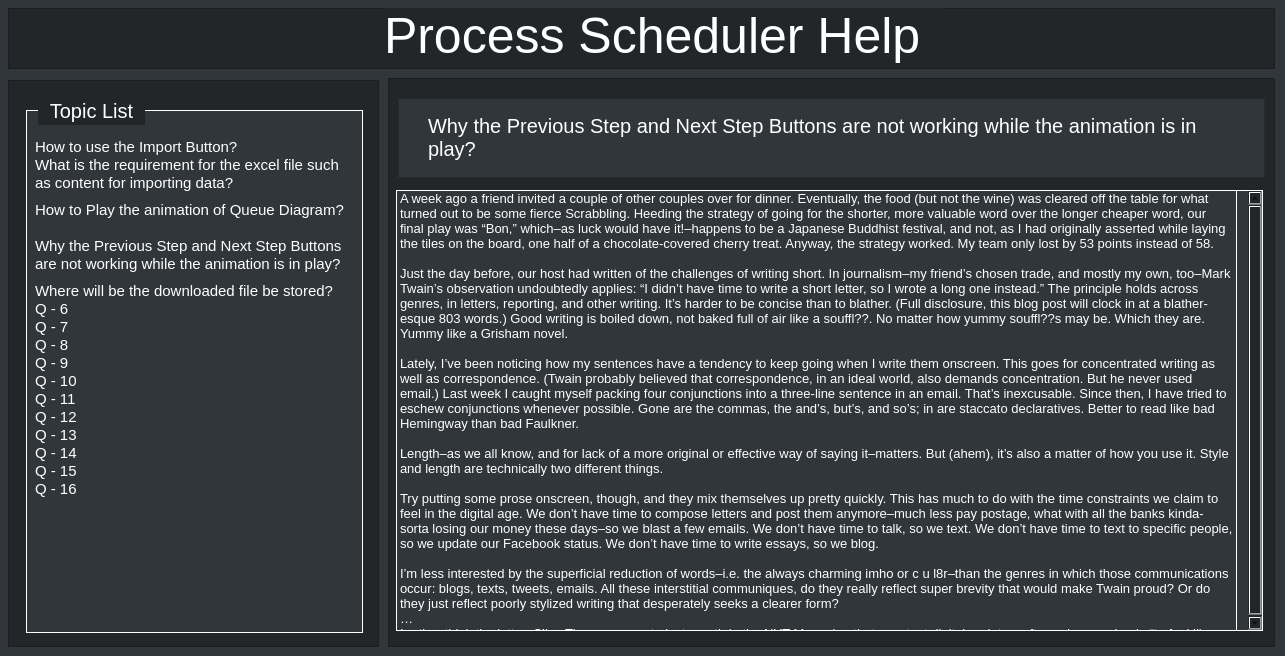
<?xml version="1.0" encoding="UTF-8"?>
<ui version="4.0">
 <class>HelpWindow</class>
 <widget class="QMainWindow" name="HelpWindow">
  <property name="geometry">
   <rect>
    <x>0</x>
    <y>0</y>
    <width>1285</width>
    <height>656</height>
   </rect>
  </property>
  <property name="palette">
   <palette>
    <active>
     <colorrole role="Button">
      <brush brushstyle="SolidPattern">
       <color alpha="255">
        <red>49</red>
        <green>54</green>
        <blue>59</blue>
       </color>
      </brush>
     </colorrole>
     <colorrole role="Base">
      <brush brushstyle="SolidPattern">
       <color alpha="255">
        <red>49</red>
        <green>54</green>
        <blue>59</blue>
       </color>
      </brush>
     </colorrole>
     <colorrole role="Window">
      <brush brushstyle="SolidPattern">
       <color alpha="255">
        <red>49</red>
        <green>54</green>
        <blue>59</blue>
       </color>
      </brush>
     </colorrole>
     <colorrole role="Highlight">
      <brush brushstyle="SolidPattern">
       <color alpha="255">
        <red>152</red>
        <green>152</green>
        <blue>152</blue>
       </color>
      </brush>
     </colorrole>
     <colorrole role="Link">
      <brush brushstyle="SolidPattern">
       <color alpha="255">
        <red>236</red>
        <green>236</green>
        <blue>236</blue>
       </color>
      </brush>
     </colorrole>
     <colorrole role="LinkVisited">
      <brush brushstyle="SolidPattern">
       <color alpha="255">
        <red>255</red>
        <green>255</green>
        <blue>255</blue>
       </color>
      </brush>
     </colorrole>
    </active>
    <inactive>
     <colorrole role="Button">
      <brush brushstyle="SolidPattern">
       <color alpha="255">
        <red>49</red>
        <green>54</green>
        <blue>59</blue>
       </color>
      </brush>
     </colorrole>
     <colorrole role="Base">
      <brush brushstyle="SolidPattern">
       <color alpha="255">
        <red>49</red>
        <green>54</green>
        <blue>59</blue>
       </color>
      </brush>
     </colorrole>
     <colorrole role="Window">
      <brush brushstyle="SolidPattern">
       <color alpha="255">
        <red>49</red>
        <green>54</green>
        <blue>59</blue>
       </color>
      </brush>
     </colorrole>
     <colorrole role="Highlight">
      <brush brushstyle="SolidPattern">
       <color alpha="255">
        <red>209</red>
        <green>209</green>
        <blue>209</blue>
       </color>
      </brush>
     </colorrole>
     <colorrole role="Link">
      <brush brushstyle="SolidPattern">
       <color alpha="255">
        <red>255</red>
        <green>255</green>
        <blue>255</blue>
       </color>
      </brush>
     </colorrole>
     <colorrole role="LinkVisited">
      <brush brushstyle="SolidPattern">
       <color alpha="255">
        <red>255</red>
        <green>255</green>
        <blue>255</blue>
       </color>
      </brush>
     </colorrole>
    </inactive>
    <disabled>
     <colorrole role="Button">
      <brush brushstyle="SolidPattern">
       <color alpha="255">
        <red>49</red>
        <green>54</green>
        <blue>59</blue>
       </color>
      </brush>
     </colorrole>
     <colorrole role="Base">
      <brush brushstyle="SolidPattern">
       <color alpha="255">
        <red>49</red>
        <green>54</green>
        <blue>59</blue>
       </color>
      </brush>
     </colorrole>
     <colorrole role="Window">
      <brush brushstyle="SolidPattern">
       <color alpha="255">
        <red>49</red>
        <green>54</green>
        <blue>59</blue>
       </color>
      </brush>
     </colorrole>
     <colorrole role="Highlight">
      <brush brushstyle="SolidPattern">
       <color alpha="255">
        <red>209</red>
        <green>209</green>
        <blue>209</blue>
       </color>
      </brush>
     </colorrole>
     <colorrole role="Link">
      <brush brushstyle="SolidPattern">
       <color alpha="255">
        <red>255</red>
        <green>255</green>
        <blue>255</blue>
       </color>
      </brush>
     </colorrole>
     <colorrole role="LinkVisited">
      <brush brushstyle="SolidPattern">
       <color alpha="255">
        <red>255</red>
        <green>255</green>
        <blue>255</blue>
       </color>
      </brush>
     </colorrole>
    </disabled>
   </palette>
  </property>
  <property name="windowTitle">
   <string>Process Scheduler - Help</string>
  </property>
  <property name="styleSheet">
   <string notr="true">background: rgb(49, 54, 59);</string>
  </property>
  <widget class="QWidget" name="centralwidget">
   <widget class="QFrame" name="HelpWindowTitleFrame">
    <property name="geometry">
     <rect>
      <x>8</x>
      <y>8</y>
      <width>1267</width>
      <height>61</height>
     </rect>
    </property>
    <property name="styleSheet">
     <string notr="true">*{background: #232629;}</string>
    </property>
    <property name="frameShape">
     <enum>QFrame::StyledPanel</enum>
    </property>
    <property name="frameShadow">
     <enum>QFrame::Raised</enum>
    </property>
    <widget class="QLabel" name="TitleLabel">
     <property name="geometry">
      <rect>
       <x>376</x>
       <y>0</y>
       <width>561</width>
       <height>55</height>
      </rect>
     </property>
     <property name="styleSheet">
      <string notr="true">color: #ffffff;
font-size: 50px;</string>
     </property>
     <property name="text">
      <string>Process Scheduler Help</string>
     </property>
    </widget>
   </widget>
   <widget class="QFrame" name="TopicListFrame">
    <property name="geometry">
     <rect>
      <x>8</x>
      <y>80</y>
      <width>371</width>
      <height>567</height>
     </rect>
    </property>
    <property name="styleSheet">
     <string notr="true">*{background: #232629;}</string>
    </property>
    <property name="frameShape">
     <enum>QFrame::StyledPanel</enum>
    </property>
    <property name="frameShadow">
     <enum>QFrame::Raised</enum>
    </property>
    <widget class="QListView" name="TopicListView">
     <property name="geometry">
      <rect>
       <x>18</x>
       <y>30</y>
       <width>337</width>
       <height>523</height>
      </rect>
     </property>
     <property name="styleSheet">
      <string notr="true">background: #31363b;
font-size: 15px;
color: #ffffff;
border: 1px solid #ffffff;</string>
     </property>
    </widget>
    <widget class="QListWidget" name="TopicList">
     <property name="geometry">
      <rect>
       <x>24</x>
       <y>58</y>
       <width>325</width>
       <height>493</height>
      </rect>
     </property>
     <property name="styleSheet">
      <string notr="true">background: #31363b;
font-size: 15px;
color: #ffffff;
border: 0px solid #000000;</string>
     </property>
     <property name="resizeMode">
      <enum>QListView::Fixed</enum>
     </property>
     <property name="spacing">
      <number>7</number>
     </property>
     <property name="wordWrap">
      <bool>true</bool>
     </property>
     <item>
      <property name="text">
       <string>How to use the Import Button?</string>
      </property>
     </item>
     <item>
      <property name="text">
       <string>What is the requirement for the excel file such as content for importing data?</string>
      </property>
     </item>
     <item>
      <property name="text">
       <string>How to Play the animation of Queue Diagram?</string>
      </property>
     </item>
     <item>
      <property name="text">
       <string>Why the Previous Step and Next Step Buttons are not working while the animation is in play?</string>
      </property>
     </item>
     <item>
      <property name="text">
       <string>Where will be the downloaded file be stored?</string>
      </property>
     </item>
     <item>
      <property name="text">
       <string>Q - 6</string>
      </property>
     </item>
     <item>
      <property name="text">
       <string>Q - 7</string>
      </property>
     </item>
     <item>
      <property name="text">
       <string>Q - 8</string>
      </property>
     </item>
     <item>
      <property name="text">
       <string>Q - 9</string>
      </property>
     </item>
     <item>
      <property name="text">
       <string>Q - 10</string>
      </property>
     </item>
     <item>
      <property name="text">
       <string>Q - 11</string>
      </property>
     </item>
     <item>
      <property name="text">
       <string>Q - 12</string>
      </property>
     </item>
     <item>
      <property name="text">
       <string>Q - 13</string>
      </property>
     </item>
     <item>
      <property name="text">
       <string>Q - 14</string>
      </property>
     </item>
     <item>
      <property name="text">
       <string>Q - 15</string>
      </property>
     </item>
     <item>
      <property name="text">
       <string>Q - 16</string>
      </property>
     </item>
    </widget>
    <widget class="QLabel" name="label">
     <property name="geometry">
      <rect>
       <x>30</x>
       <y>16</y>
       <width>107</width>
       <height>29</height>
      </rect>
     </property>
     <property name="styleSheet">
      <string notr="true">color: #ffffff;
font-size: 20px;</string>
     </property>
     <property name="text">
      <string>Topic List</string>
     </property>
     <property name="alignment">
      <set>Qt::AlignCenter</set>
     </property>
    </widget>
   </widget>
   <widget class="QFrame" name="TopicInfoFrame">
    <property name="geometry">
     <rect>
      <x>388</x>
      <y>78</y>
      <width>887</width>
      <height>569</height>
     </rect>
    </property>
    <property name="styleSheet">
     <string notr="true">*{background: #232629;}</string>
    </property>
    <property name="frameShape">
     <enum>QFrame::StyledPanel</enum>
    </property>
    <property name="frameShadow">
     <enum>QFrame::Raised</enum>
    </property>
    <widget class="QFrame" name="SelectedTopicFrame">
     <property name="geometry">
      <rect>
       <x>10</x>
       <y>20</y>
       <width>867</width>
       <height>80</height>
      </rect>
     </property>
     <property name="styleSheet">
      <string notr="true">background: #31363b;</string>
     </property>
     <property name="frameShape">
      <enum>QFrame::StyledPanel</enum>
     </property>
     <property name="frameShadow">
      <enum>QFrame::Raised</enum>
     </property>
     <widget class="QLabel" name="SelectedTopicLabel">
      <property name="geometry">
       <rect>
        <x>30</x>
        <y>2</y>
        <width>801</width>
        <height>75</height>
       </rect>
      </property>
      <property name="styleSheet">
       <string notr="true">color: #ffffff;
font-size: 20px;</string>
      </property>
      <property name="text">
       <string>Why the Previous Step and Next Step Buttons are not working while the animation is in play?</string>
      </property>
      <property name="wordWrap">
       <bool>true</bool>
      </property>
     </widget>
    </widget>
    <widget class="QTableWidget" name="tableWidget">
     <property name="geometry">
      <rect>
       <x>8</x>
       <y>112</y>
       <width>867</width>
       <height>441</height>
      </rect>
     </property>
     <property name="styleSheet">
      <string notr="true">*{
background: #31363b;
font-size: 13px;
color: #ffffff;
border: 1px solid #ffffff;
}

QTableWidget{
gridline-color: #ffffff;
}

QHeaderView::section
{
background: #31363b;
font-size: 14px;
color: #ffffff;
border: 1px solid #ffffff;
}
</string>
     </property>
     <property name="verticalScrollMode">
      <enum>QAbstractItemView::ScrollPerPixel</enum>
     </property>
     <property name="horizontalScrollMode">
      <enum>QAbstractItemView::ScrollPerPixel</enum>
     </property>
     <property name="showGrid">
      <bool>true</bool>
     </property>
     <property name="sortingEnabled">
      <bool>false</bool>
     </property>
     <attribute name="horizontalHeaderVisible">
      <bool>false</bool>
     </attribute>
     <attribute name="horizontalHeaderDefaultSectionSize">
      <number>840</number>
     </attribute>
     <attribute name="horizontalHeaderHighlightSections">
      <bool>false</bool>
     </attribute>
     <attribute name="verticalHeaderVisible">
      <bool>false</bool>
     </attribute>
     <attribute name="verticalHeaderDefaultSectionSize">
      <number>440</number>
     </attribute>
     <attribute name="verticalHeaderHighlightSections">
      <bool>false</bool>
     </attribute>
     <row>
      <property name="text">
       <string>Only Row</string>
      </property>
     </row>
     <column>
      <property name="text">
       <string>Only Column</string>
      </property>
     </column>
     <item row="0" column="0">
      <property name="text">
       <string>A week ago a friend invited a couple of other couples over for dinner. Eventually, the food (but not the wine) was cleared off the table for what turned out to be some fierce Scrabbling. Heeding the strategy of going for the shorter, more valuable word over the longer cheaper word, our final play was “Bon,” which–as luck would have it!–happens to be a Japanese Buddhist festival, and not, as I had originally asserted while laying the tiles on the board, one half of a chocolate-covered cherry treat. Anyway, the strategy worked. My team only lost by 53 points instead of 58.

Just the day before, our host had written of the challenges of writing short. In journalism–my friend’s chosen trade, and mostly my own, too–Mark Twain’s observation undoubtedly applies: “I didn’t have time to write a short letter, so I wrote a long one instead.” The principle holds across genres, in letters, reporting, and other writing. It’s harder to be concise than to blather. (Full disclosure, this blog post will clock in at a blather-esque 803 words.) Good writing is boiled down, not baked full of air like a souffl??. No matter how yummy souffl??s may be. Which they are. Yummy like a Grisham novel.

Lately, I’ve been noticing how my sentences have a tendency to keep going when I write them onscreen. This goes for concentrated writing as well as correspondence. (Twain probably believed that correspondence, in an ideal world, also demands concentration. But he never used email.) Last week I caught myself packing four conjunctions into a three-line sentence in an email. That’s inexcusable. Since then, I have tried to eschew conjunctions whenever possible. Gone are the commas, the and’s, but’s, and so’s; in are staccato declaratives. Better to read like bad Hemingway than bad Faulkner.

Length–as we all know, and for lack of a more original or effective way of saying it–matters. But (ahem), it’s also a matter of how you use it. Style and length are technically two different things.

Try putting some prose onscreen, though, and they mix themselves up pretty quickly. This has much to do with the time constraints we claim to feel in the digital age. We don’t have time to compose letters and post them anymore–much less pay postage, what with all the banks kinda-sorta losing our money these days–so we blast a few emails. We don’t have time to talk, so we text. We don’t have time to text to specific people, so we update our Facebook status. We don’t have time to write essays, so we blog.

I’m less interested by the superficial reduction of words–i.e. the always charming imho or c u l8r–than the genres in which those communications occur: blogs, texts, tweets, emails. All these interstitial communiques, do they really reflect super brevity that would make Twain proud? Or do they just reflect poorly stylized writing that desperately seeks a clearer form?

I rather think the latter. Clive Thompson wrote last month in the NYT Magazine that constant digital updates, after a day, can begin “to feel like a short story; follow it for a month, and it’s a novel.” He was right to see the bits as part of a larger whole. The words now flying through our digital pipes &amp; ether more or less tend to resemble parts of bigger units, perhaps even familiar genres. But stories and novels have definite conclusions; they also have conventional lengths. Quick, how long is the conventional blog, when you add up all of its posts and comments? How long is the longest email thread you send back and forth on a single topic?

Most important: What exactly are we writing when we’re doing all of this writing? I won’t pretend to coin a whole new term here; I still think the best we can muster is a more fitting analogue. And if we must find an analogue in an existing literary unit, I propose the paragraph. Our constant writing has begun to feel like a neverending digital paragraph. Not a tight, stabbing paragraph from The Sun Also Rises or even a graceful, sometimes-slinking, sometimes-soaring paragraph from Absalom! Absalom!, I mean a convoluted, haphazard, meandering paragraph, something like Kerouac’s original draft of On the Road–only taped together by bytes. And 1 percent as interesting.

Paragraphs, particularly those that wrap from one page to the next, inherently possess a necessary suspension that tightens the reader’s focus yet breaks down the narrative into digestable sections. Just like emails or blogs or texts. The mental questions while reading all of these feel the same:

“Is this the last line or is there more?”

“Is the writer really trying to say something here, or just setting up a larger point?”

“Does this part have the information I’m looking for?”

(“Can I skip ahead?”)
David F. Smydra Jr. is a reporter, writer, and editor living in Silicon Valley. He occasionally posts similar bursts of media fancy here.</string>
      </property>
      <property name="textAlignment">
       <set>AlignLeading|AlignTop</set>
      </property>
     </item>
    </widget>
   </widget>
  </widget>
 </widget>
 <resources/>
 <connections/>
</ui>
